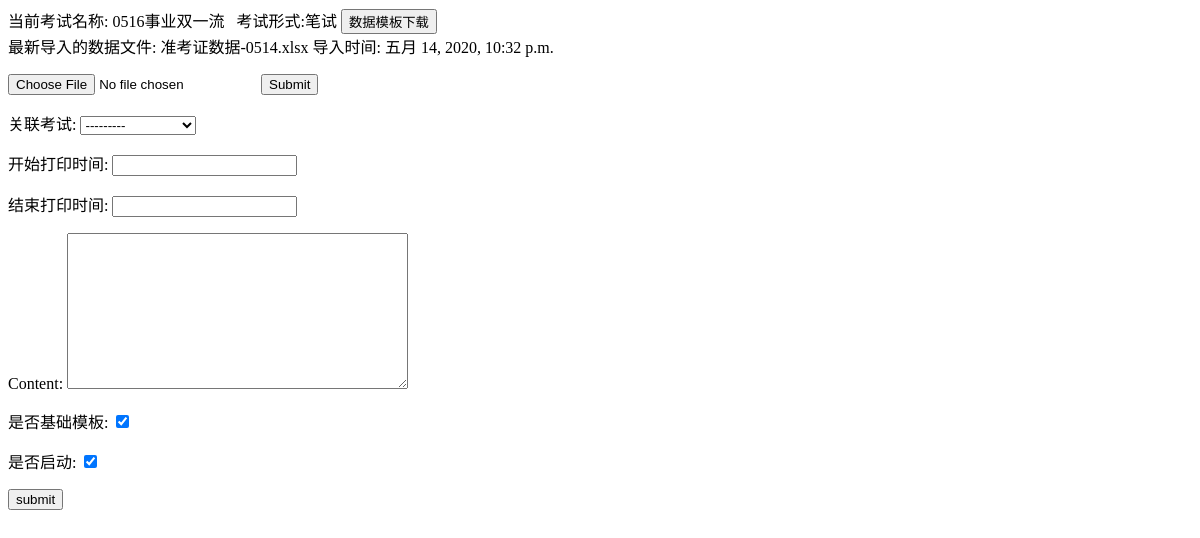
Page /mvc/setPrintService/1/ on the earlier database version.
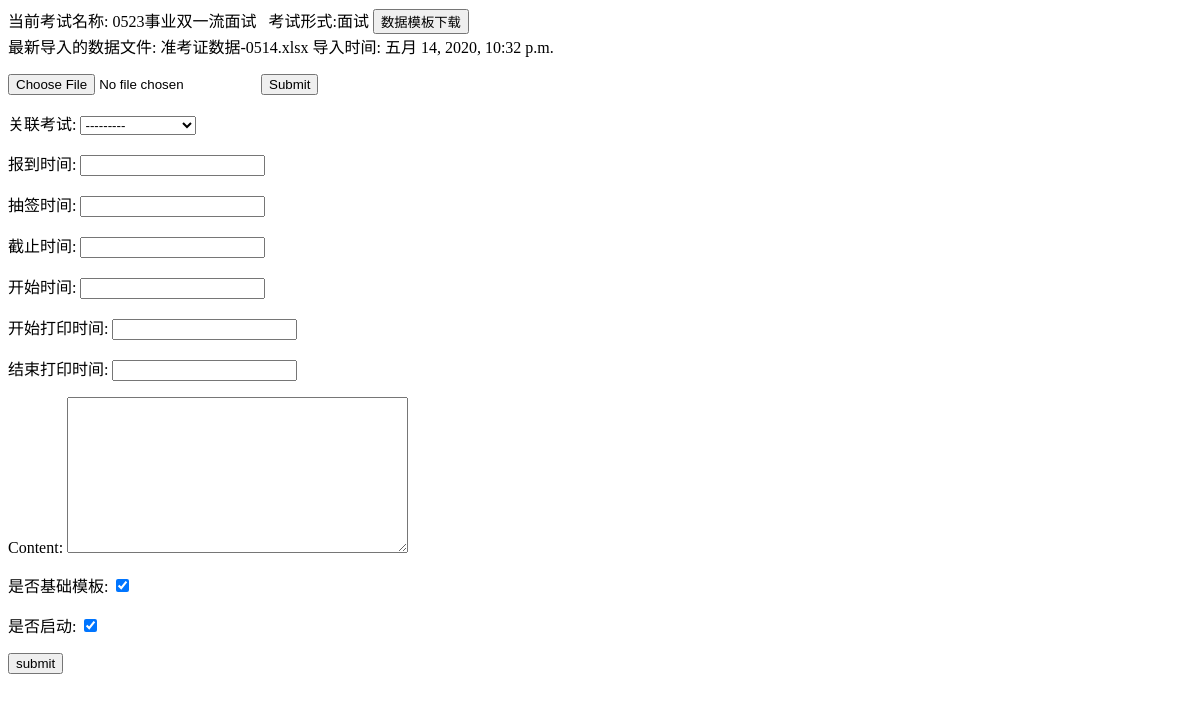
Same page on the later database version.
### mvc/models.py (models this page shows)
class Exam(models.Model):  #考试模型类
    id = models.AutoField(primary_key = True)
    name = models.CharField('考试名称', max_length = 100)
    date = models.DateField('考试日期')
    subjectName = models.CharField('考试科目', max_length = 100, blank = True, null = True)
    subjectTime = models.CharField('科目时间', max_length = 100, blank = True, null = True)
    siteName = models.CharField('考点名称', max_length = 100, blank = True, null = True)
    siteAddress = models.CharField('考点地址', max_length = 100, blank = True, null = True)
    examineeNum = models.IntegerField('考生人数', blank = True, null = True)
    examType = models.CharField('考试类别', max_length = 20, choices = TYPE_CHOICES, default = TYPE_CHOICES[3])
    examMethod = models.CharField('考试形式', max_length = 20, choices = METHOD_CHOICES, default = METHOD_CHOICES[1])
    remarks = models.TextField('备注', max_length = 500, blank = True, null = True)

### mvc/views.py (the view)
# urls.py: re_path(r'^setPrintService/(?P<examId>[0-9]+)/$', views.setPrintService, name = 'setPrintService'),
@csrf_exempt
def setPrintService(request, examId):
    currentExam = Exam.objects.get(id = examId)
    if(currentExam.examMethod == '笔试'):
        printForm = ATForm()
    elif(currentExam.examMethod == '面试'):
        printForm = INForm()
    fileInfoList = FileInfo.objects.filter(examId = examId).order_by('-time')
    if(len(fileInfoList) > 0):
        lastFile = fileInfoList[0]
    else:
        lastFile = 'none'
    context = {
        'currentExam' :  currentExam,
        'lastFile' : lastFile,
        'printForm' : printForm,
    }
    return render(request, "printService.html", context)

### mvc/forms.py
class INForm(ModelForm):
    class Meta:
        model = INSetInfo
        fields = '__all__'

### mvc/templates/printService.html (shortened to what this page needs)
<!DOCTYPE html>
<html>
<head>
</head>
<body>
    <div>当前考试名称: {{currentExam.name}} &nbsp;&nbsp;考试形式:{{currentExam.examMethod}}
        <a href="/mvc/download/1/"><input type="button" value='数据模板下载'></a></div>
    <div>
        最新导入的数据文件:
        {% ifequal lastFile 'none' %}
            未导入数据文件！
        {% else %}
            {{ lastFile.name }} 导入时间: {{ lastFile.time }}
        {% endifequal %}
    </div>
    <form enctype="multipart/form-data" action="upload/{{currentExam.id}}" method="post">
        <p><input type="file" name="file"><input type="submit" name="上传文件"></p>
    </form>
    <div>
        <form action = "savePrintForm/{{currentExam.id}}" method = "post">
                {{ printForm.as_p }}
                    <input type = "submit", value = "submit" />
        </form>
    </div>
</body>
</html>

Differences in the rows shown:
changed Exam: name "0516事业双一流" → "0523事业双一流面试"; examMethod "笔试" → "面试"
Other differences:
text no longer shown: "关联考试: 开始打印时间: 结束打印时间: Content: 是否基础模板: 是否启动:"
text now shown: "关联考试: 报到时间: 抽签时间: 截止时间: 开始时间: 开始打印时间: 结束打印时间: Content: 是否基础模板: 是否启动:"
